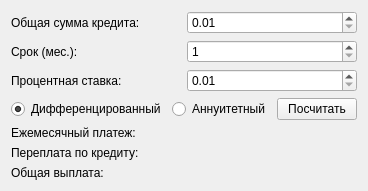
      <widget class="QWidget" name="credit_grid">
       <attribute name="title">
        <string>Кредитный</string>
       </attribute>
       <layout class="QVBoxLayout" name="verticalLayout_6">
        <item>
         <layout class="QHBoxLayout" name="horizontalLayout_2">
          <item>
           <widget class="QLabel" name="label_loan_amount">
            <property name="text">
                <string>Общая сумма кредита:</string>
            </property>
           </widget>
          </item>
          <item>
           <widget class="QDoubleSpinBox" name="loan_amount">
            <property name="minimum">
             <double>0.010000000000000</double>
            </property>
            <property name="maximum">
             <double>100000000000000000.000000000000000</double>
            </property>
           </widget>
          </item>
         </layout>
        </item>
        <item>
         <layout class="QHBoxLayout" name="horizontalLayout_3">
          <item>
           <widget class="QLabel" name="label_period">
            <property name="text">
                <string>Срок (мес.):</string>
            </property>
           </widget>
          </item>
          <item>
           <widget class="QSpinBox" name="period">
            <property name="minimum">
             <number>1</number>
            </property>
            <property name="maximum">
             <number>600</number>
            </property>
           </widget>
          </item>
         </layout>
        </item>
        <item>
         <layout class="QHBoxLayout" name="horizontalLayout_4">
          <item>
           <widget class="QLabel" name="label_percent">
            <property name="text">
                <string>Процентная ставка:</string>
            </property>
           </widget>
          </item>
          <item>
           <widget class="QDoubleSpinBox" name="percent">
            <property name="minimum">
             <double>0.010000000000000</double>
            </property>
            <property name="maximum">
             <double>999.990000000000009</double>
            </property>
           </widget>
          </item>
         </layout>
        </item>
        <item>
         <layout class="QHBoxLayout" name="horizontalLayout">
          <item>
           <widget class="QRadioButton" name="differentiate">
            <property name="text">
             <string>Дифференцированный</string>
            </property>
            <property name="checked">
             <bool>true</bool>
            </property>
           </widget>
          </item>
          <item>
           <widget class="QRadioButton" name="annuity">
            <property name="text">
             <string>Аннуитетный</string>
            </property>
           </widget>
          </item>
          <item>
           <widget class="QPushButton" name="calc_credit">
            <property name="text">
             <string>Посчитать</string>
            </property>
           </widget>
          </item>
         </layout>
        </item>
           <item>
               <layout class="QHBoxLayout" name="horizontalLayout_6">
                   <item>
                       <widget class="QLabel" name="label_mon_pay_text">
                           <property name="sizePolicy">
                               <sizepolicy hsizetype="Maximum" vsizetype="Preferred">
                                   <horstretch>0</horstretch>
                                   <verstretch>0</verstretch>
                               </sizepolicy>
                           </property>
                           <property name="text">
                               <string>Ежемесячный платеж:</string>
                           </property>
                       </widget>
                   </item>
                   <item>
                       <widget class="QLabel" name="label_mon_pay">
                           <property name="text">
                               <string/>
                           </property>
                       </widget>
                   </item>
               </layout>
           </item>
           <item>
               <layout class="QHBoxLayout" name="horizontalLayout_7">
                   <item>
                       <widget class="QLabel" name="label_overpay_text">
                           <property name="sizePolicy">
                               <sizepolicy hsizetype="Maximum" vsizetype="Preferred">
                                   <horstretch>0</horstretch>
                                   <verstretch>0</verstretch>
                               </sizepolicy>
                           </property>
                           <property name="text">
                               <string>Переплата по кредиту:</string>
                           </property>
                       </widget>
                   </item>
                   <item>
                       <widget class="QLabel" name="label_overpay">
                           <property name="text">
                               <string/>
                           </property>
                       </widget>
                   </item>
               </layout>
           </item>
           <item>
               <layout class="QHBoxLayout" name="horizontalLayout_8">
                   <item>
                       <widget class="QLabel" name="label_all_pay_text">
                           <property name="sizePolicy">
                               <sizepolicy hsizetype="Maximum" vsizetype="Preferred">
                                   <horstretch>0</horstretch>
                                   <verstretch>0</verstretch>
                               </sizepolicy>
                           </property>
                           <property name="text">
                               <string>Общая выплата:</string>
                           </property>
                       </widget>
                   </item>
                   <item>
                       <widget class="QLabel" name="label_all_pay">
                           <property name="text">
                               <string/>
                           </property>
                       </widget>
                   </item>
               </layout>
           </item>
       </layout>
      </widget>
